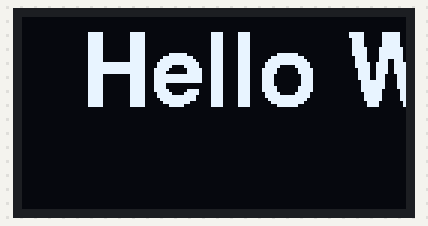
The sketch below on a simulated Arduino Uno, built with avr-gcc and run on an emulated ATmega328P. Shown: 128×64 one-colour display.

Above: at 0.1 s.

The sketch:

04-30-Grove-OELD_show_text.ino
```cpp
/*  Arduino for Beginners with Grove
 *
 * This code is part of a course from Tech Explorations.
 * For information about this course, please see
 *
 * https://techexplorations.com/so/grove/
 *
 * For information on hardware components and the wiring needed to
 * run this sketch, please see the relevant lecture in the course.
 *
 *
 *  Created by Peter Dalmaris
 *
 */

// U8g2lib reference: https://github.com/olikraus/u8g2/wiki/u8g2reference

#include <U8g2lib.h>  // Install the U8g2 by searching it by name in the Library Manager.


#ifdef U8X8_HAVE_HW_SPI
#include <SPI.h>
#endif
#ifdef U8X8_HAVE_HW_I2C
#include <Wire.h>
#endif

U8G2_SSD1306_128X64_NONAME_F_SW_I2C u8g2(             U8G2_R0,
                                          /* clock=*/ SCL,
                                          /* data=*/  SDA,
                                          /* reset=*/ U8X8_PIN_NONE);

void setup() {
  u8g2.begin();
  u8g2.setDisplayRotation(U8G2_R2);   // 180 degree clockwise rotation
//  u8g2.setDisplayRotation(U8G2_R0); // No rotation, landscape
  //u8g2.setFont(u8g2_font_tenthinnerguys_t_all); // Find more fonts at https://github.com/olikraus/u8g2/wiki/fntlistall
  //u8g2.setFont(u8g2_font_emoticons21_tr);                                 // They are listed by font height in pixels.
  u8g2.setFont(u8g2_font_helvB24_tf);
  u8g2.drawStr(20, 30, "Hello World!");
  u8g2.sendBuffer();

}

void loop()
{

}
```
